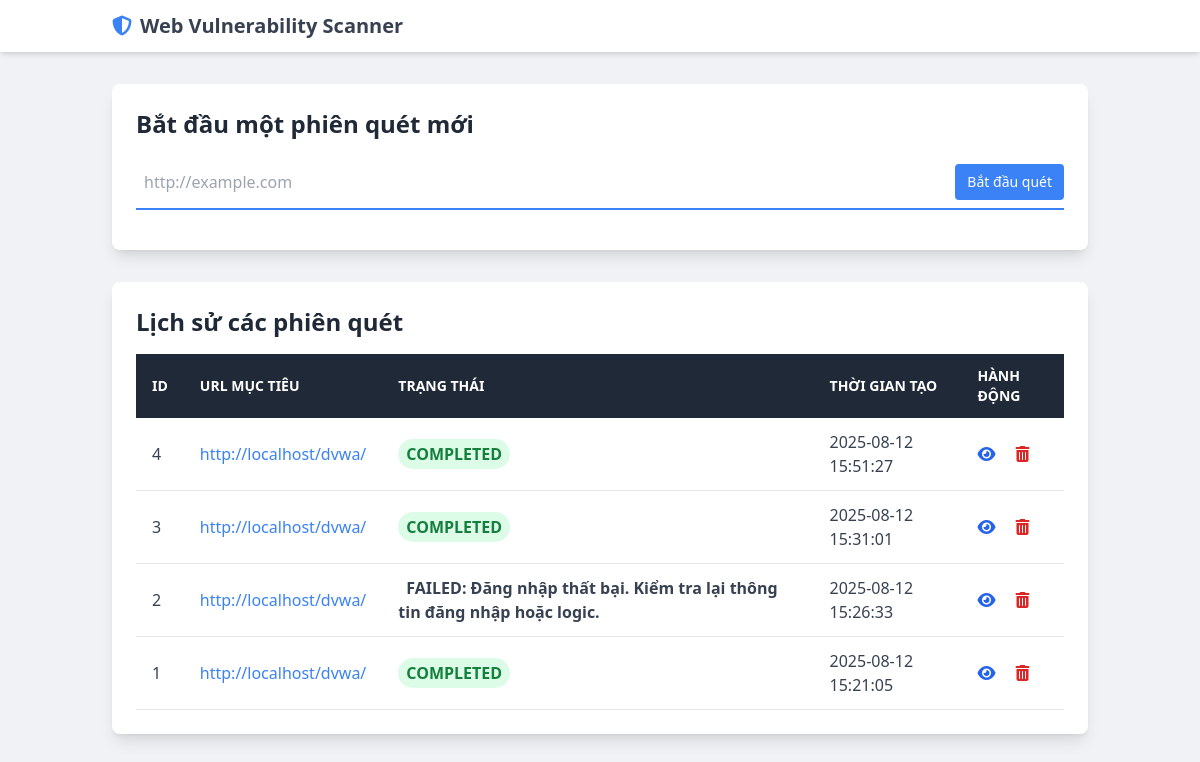
Before: / with the older database file.
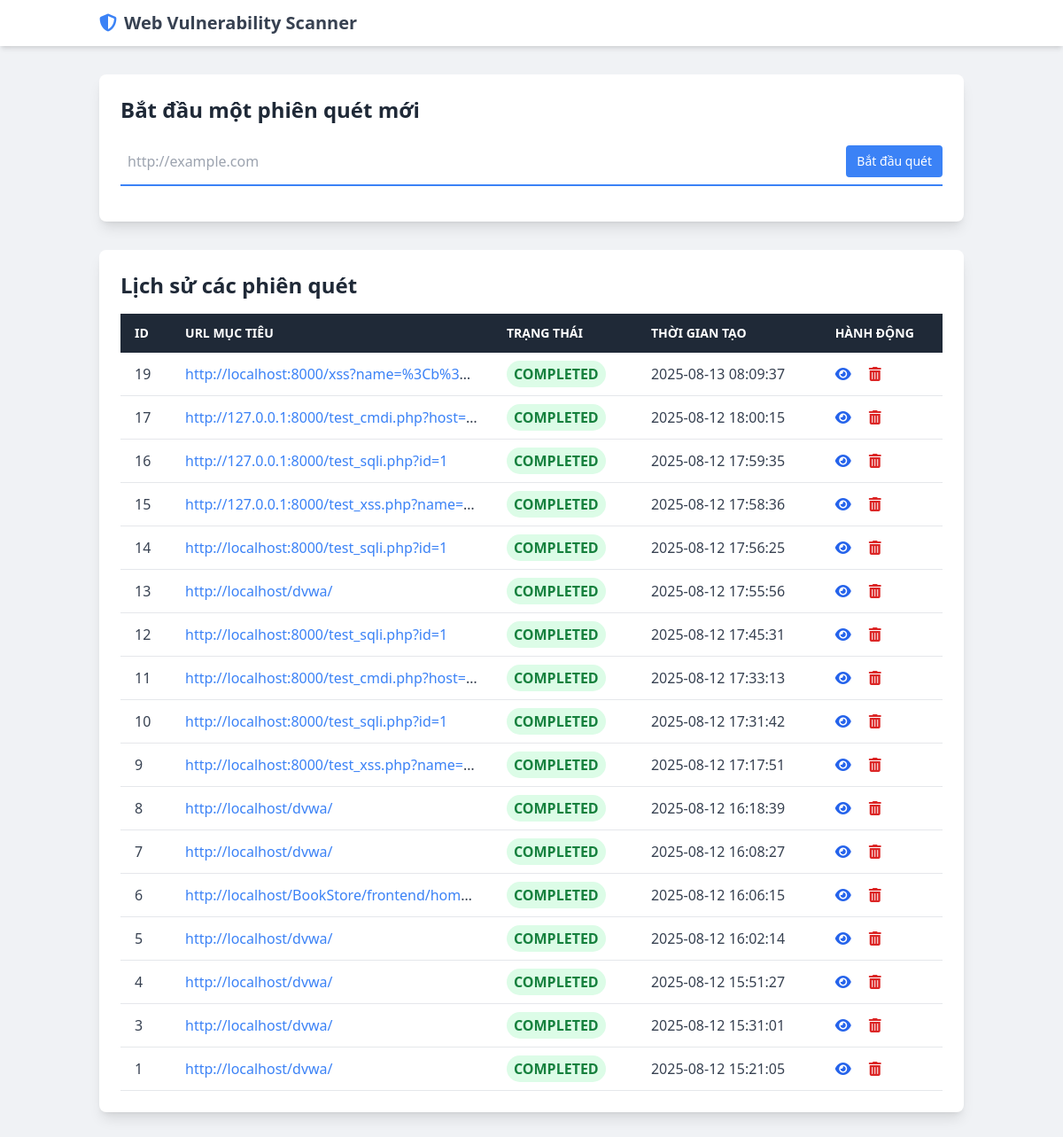
After: the same page with the newer database file.
### app.py (models this page shows, shortened)
class Scan(db.Model):
    id = db.Column(db.Integer, primary_key=True)
    target_url = db.Column(db.String(500), nullable=False)
    status = db.Column(db.String(255), default='PENDING', nullable=False)
    created_at = db.Column(db.DateTime, server_default=db.func.now())
    vulnerabilities = db.relationship('Vulnerability', backref='scan', lazy='dynamic', cascade="all, delete-orphan")

### app.py (the view)
@app.route('/')
def index():
    scans = Scan.query.order_by(Scan.created_at.desc()).all()
    return render_template('index.html', scans=scans)

### templates/index.html (shortened to what this page needs)
{% extends 'layout.html' %}  {% block content %}
<div class="bg-white p-6 rounded-lg shadow-lg mb-8">
  <h1 class="text-2xl font-bold text-gray-800 mb-4">
    Bắt đầu một phiên quét mới
  </h1>
  <form id="scan-form">
    <div class="flex items-center border-b-2 border-blue-500 py-2">
      <input
        id="url-input"
        class="appearance-none bg-transparent border-none w-full text-gray-700 mr-3 py-1 px-2 leading-tight focus:outline-none"
        type="text"
        placeholder="http://example.com"
        aria-label="Target URL"
        required
      />
      <button
        class="flex-shrink-0 bg-blue-500 hover:bg-blue-700 border-blue-500 hover:border-blue-700 text-sm border-4 text-white py-1 px-2 rounded"
        type="submit"
      >
        Bắt đầu quét
      </button>
    </div>
  </form>
</div>
<div class="bg-white p-6 rounded-lg shadow-lg">
  <h2 class="text-2xl font-bold text-gray-800 mb-4">Lịch sử các phiên quét</h2>
  <div class="overflow-x-auto">
    <table class="min-w-full bg-white">
      <thead class="bg-gray-800 text-white">
        <tr>
          <th class="text-left py-3 px-4 uppercase font-semibold text-sm">
            ID
          </th>
          <th class="text-left py-3 px-4 uppercase font-semibold text-sm">
            URL Mục tiêu
          </th>
          <th class="text-left py-3 px-4 uppercase font-semibold text-sm">
            Trạng thái
          </th>
          <th class="text-left py-3 px-4 uppercase font-semibold text-sm">
            Thời gian tạo
          </th>
          <th class="text-left py-3 px-4 uppercase font-semibold text-sm">
            Hành động
          </th>
        </tr>
      </thead>
      <tbody id="scans-table-body" class="text-gray-700">
        {% for scan in scans %}
        <tr class="border-b" id="scan-row-{{ scan.id }}">
          <td class="py-3 px-4">{{ scan.id }}</td>
          <td class="py-3 px-4 truncate max-w-xs">
            <a
              href="{{ url_for('scan_details', scan_id=scan.id) }}"
              class="text-blue-500 hover:underline"
              >{{ scan.target_url }}</a
            >
          </td>
          <td class="py-3 px-4">
            <span
              id="status-{{ scan.id }}"
              class="px-2 py-1 font-semibold leading-tight rounded-full"
              data-status="{{ scan.status }}"
            >
              {{ scan.status }}
            </span>
          </td>
          <td class="py-3 px-4">
            {{ scan.created_at.strftime('%Y-%m-%d %H:%M:%S') }}
          </td>
          <td class="py-3 px-4">
            <a
              href="{{ url_for('scan_details', scan_id=scan.id) }}"
              class="text-blue-600 hover:text-blue-900 mr-4"
              ><i class="fas fa-eye"></i
            ></a>
            <form
              action="{{ url_for('delete_scan', scan_id=scan.id) }}"
              method="POST"
              class="inline-block"
              onsubmit="return confirm('Bạn có chắc muốn xóa phiên quét này?');"
            >
              <button type="submit" class="text-red-600 hover:text-red-900">
                <i class="fas fa-trash-alt"></i>
              </button>
            </form>
          </td>
        </tr>
        {% endfor %}
      </tbody>
    </table>
  </div>
</div>
{% endblock %}

### templates/layout.html (shortened to what this page needs)
<!DOCTYPE html>
<html lang="vi">
  <head>
    <script src="https://cdn.tailwindcss.com"></script>
    <link
      rel="stylesheet"
      href="https://cdnjs.cloudflare.com/ajax/libs/font-awesome/6.4.0/css/all.min.css"
    />
  </head>
  <body class="font-sans">
    <nav class="bg-white shadow-md">
      <div class="container mx-auto px-6 py-3">
        <div class="flex items-center justify-between">
          <div class="text-xl font-semibold text-gray-700">
            <a href="{{ url_for('index') }}" class="flex items-center">
              <i class="fas fa-shield-alt text-blue-500 mr-2"></i>
              <span>Web Vulnerability Scanner</span>
            </a>
          </div>
        </div>
      </div>
    </nav>
    <main class="container mx-auto px-6 py-8">
      {% block content %}{% endblock %}
    </main>
  </body>
</html>

### templates/layout.html (style rules this page uses)
body { background-color: #f0f2f5; }

Changed rows visible on the page:
removed Scan: id "2", target_url "http://localhost/dvwa/", status "FAILED: Đăng nhập thất bại. Kiểm tra lại thông tin đăng nhập hoặc logic.", created_at "2025-08-12 15:26:33"
added Scan: id "19", target_url "http://localhost:8000/xss?name=%3Cb%3…", status "COMPLETED", created_at "2025-08-13 08:09:37"
added Scan: id "17", target_url "http://127.0.0.1:8000/test_cmdi.php?host=…", status "COMPLETED", created_at "2025-08-12 18:00:15"
added Scan: id "16", target_url "http://127.0.0.1:8000/test_sqli.php?id=1", status "COMPLETED", created_at "2025-08-12 17:59:35"
added Scan: id "15", target_url "http://127.0.0.1:8000/test_xss.php?name=…", status "COMPLETED", created_at "2025-08-12 17:58:36"
added Scan: id "14", target_url "http://localhost:8000/test_sqli.php?id=1", status "COMPLETED", created_at "2025-08-12 17:56:25"
added Scan: id "13", target_url "http://localhost/dvwa/", status "COMPLETED", created_at "2025-08-12 17:55:56"
added Scan: id "12", target_url "http://localhost:8000/test_sqli.php?id=1", status "COMPLETED", created_at "2025-08-12 17:45:31"
added Scan: id "11", target_url "http://localhost:8000/test_cmdi.php?host=…", status "COMPLETED", created_at "2025-08-12 17:33:13"
added Scan: id "10", target_url "http://localhost:8000/test_sqli.php?id=1", status "COMPLETED", created_at "2025-08-12 17:31:42"
added Scan: id "9", target_url "http://localhost:8000/test_xss.php?name=…", status "COMPLETED", created_at "2025-08-12 17:17:51"
added Scan: id "8", target_url "http://localhost/dvwa/", status "COMPLETED", created_at "2025-08-12 16:18:39"
added Scan: id "7", target_url "http://localhost/dvwa/", status "COMPLETED", created_at "2025-08-12 16:08:27"
added Scan: id "6", target_url "http://localhost/BookStore/frontend/hom…", status "COMPLETED", created_at "2025-08-12 16:06:15"
added Scan: id "5", target_url "http://localhost/dvwa/", status "COMPLETED", created_at "2025-08-12 16:02:14"
